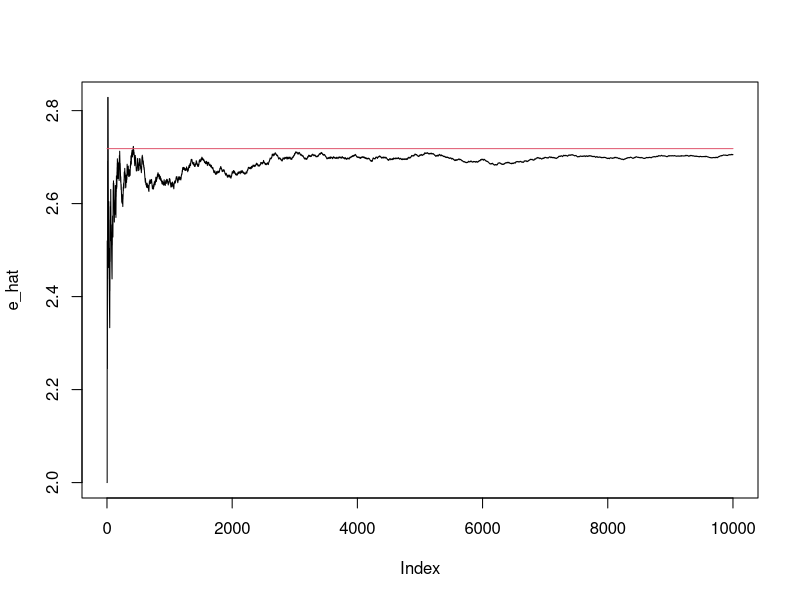
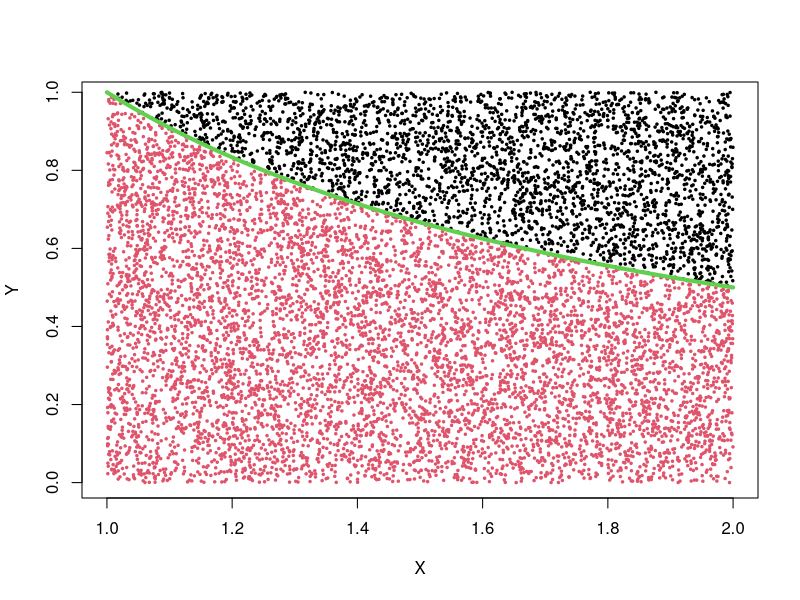

Recreate these plots in R, in order.
# e estimation 

a1<-1
b1<-2
a2<-0
b2<-1
itrn<- 10000
x<-runif(itrn,a1,b1)
y<-runif(itrn,a2,b2)
e_true<-rep(exp(1),itrn)
e_hat<-array(0,dim=c(itrn))
count<-array(0,dim=c(itrn))

xx<-seq(a1,b1,by=0.01)
for(i in 1 : itrn){
  count [i]<- (x[i]*y[i]<1)
  area<-(sum(count)/i)
  e_hat[i]<- 2^(1/area)
  
}
plot(e_hat, type = 'l')
lines(e_true, col=2)
s0<- which (count==0)
s1<- which (count==1)
plot(y[s1]~x[s1], col=2, pch = 20, cex = 0.5, xlab="X", ylab = "Y")
lines (y[s0]~x[s0], type='p', pch = 20, cex = 0.5)
lines((1/(xx))~xx , col=3, lwd=4)
